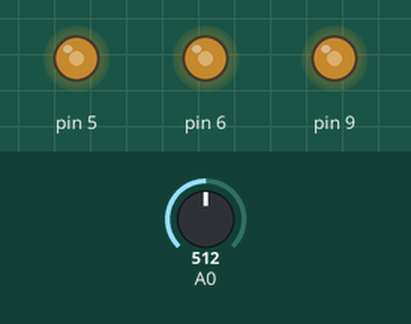
Bench run of a sketch on a simulated Arduino Uno, built with avr-gcc and run on an emulated ATmega328P. Parts: output pins drawn as LEDs (lit = HIGH). The test bench sets the inputs (shaded band); at power-on: A0 = 512.

Above: at 1.2 s.
1.3 s: A0 set to 716
At 2.2 s:
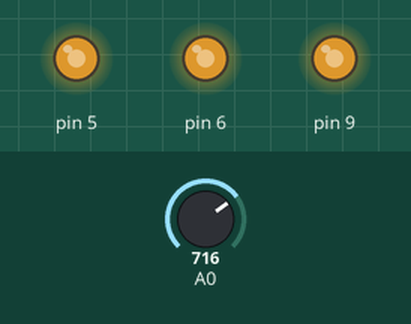
2.8 s: A0 set to 900
At 3.4 s:
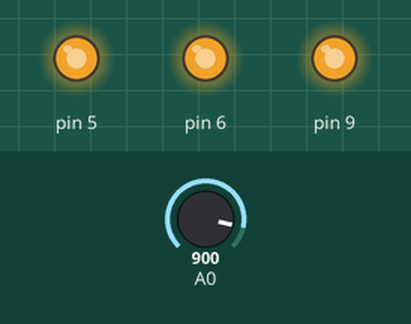
4.3 s: A0 set to 122
At 4.7 s:
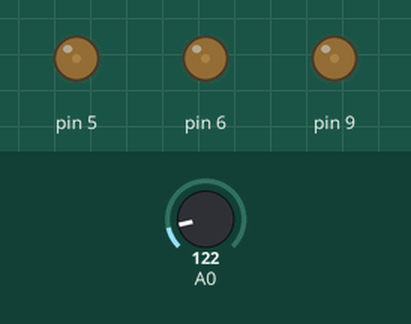
5.8 s: A0 set to 0
At 6.6 s:
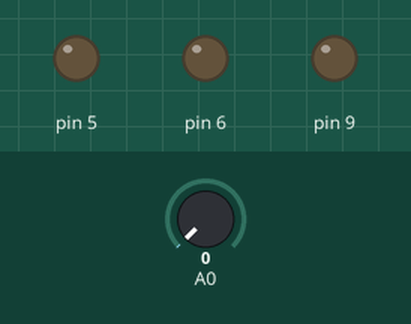
7.3 s: A0 set to 511
At 7.9 s:
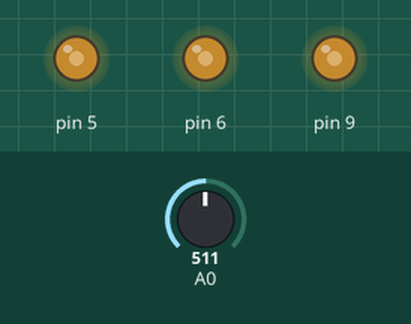
Timing chart, 0 to 9.8 s (numbered marks = the images above; inputs shaded):
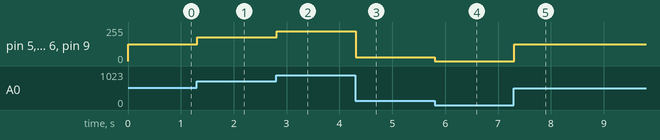

Measured:
- after the input at 1.3 s, pin 5, pin 6, pin 9: 127/255 → 178/255 at once
- after the input at 2.8 s, pin 5, pin 6, pin 9: 178/255 → 224/255 at once
- after the input at 4.3 s, pin 5, pin 6, pin 9: 224/255 → 30/255 at once
- after the input at 5.8 s, pin 5, pin 6, pin 9: 30/255 → 0/255 at once
- after the input at 7.3 s, pin 5, pin 6, pin 9: 0/255 → 127/255 at once

The sketch:

arduino.ino
```cpp
// (licence header left out)
void setup() {
  pinMode(9, OUTPUT);
  pinMode(6, OUTPUT);
  pinMode(5, OUTPUT);
}

void loop() {
  int valor = analogRead(0);
  valor = map(valor, 0, 1023, 0, 255);

  analogWrite(9, valor);
  analogWrite(6, valor);
  analogWrite(5, valor);
  delay(15);
}
```
